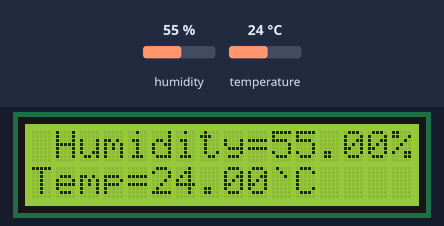
This sketch was run on a simulated Arduino Uno, built with avr-gcc and run on an emulated ATmega328P. Parts: 16×2 character LCD. The test bench sets the inputs (shaded band); at power-on: temperature 24 °C, humidity 55 %. What the sketch prints to the serial monitor is not drawn.

Above: at 2.6 s.
2.7 s: temperature set to 29.5 °C
At 6.7 s:
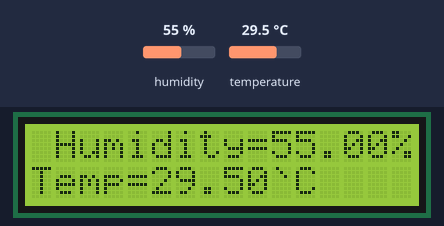
7.5 s: temperature set to 30.4 °C
At 10.4 s:
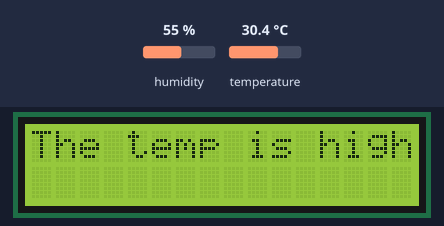
16.6 s: humidity set to 22 %
At 20.0 s:
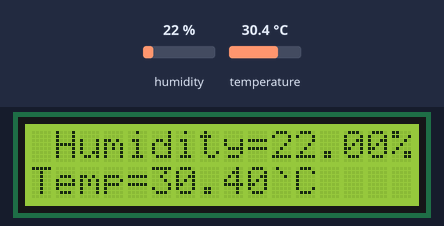
21.6 s: humidity set to 40 %
At 23.5 s:
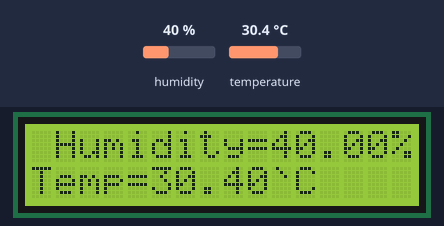
Timing chart, 0 to 25.0 s (numbered marks = the images above; inputs shaded):
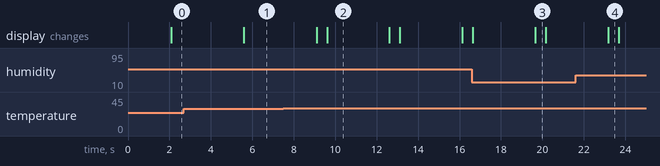

The sketch:

LCD_DHT22_2Relay_module.ino
```cpp
#include<LiquidCrystal.h>
#include<DHT.h>

#define DHTPIN 7
#define DHTTYPE DHT22

DHT dht(DHTPIN,DHTTYPE);
LiquidCrystal lcd(12,11,5,4,3,2);

float hum;
float temp;

void setup() {
  Serial.begin(9600);
  lcd.begin(16,2);
  dht.begin();

}
void loop() {
  delay(2000);
  hum=dht.readHumidity();
  temp=dht.readTemperature();
  lcd.clear();
  lcd.setCursor(1,0);
  lcd.print("Humidity=");
  lcd.print(hum);
  lcd.print("%");
  Serial.print("Humidity=");
  Serial.print(hum);
  Serial.print("%  ");
  lcd.setCursor(0,1);
  lcd.print("Temp=");
  lcd.print(temp);
  lcd.print("`C");
  Serial.print("Temp=");
  Serial.print(temp);
  Serial.println("`C");
  delay(500);
  if(temp>=30.0){
    digitalWrite(13,HIGH);
    lcd.clear();

    lcd.print("The temp is high");
    delay(1000);
    }else{
      digitalWrite(13,LOW);
      delay(1000);
      }

}
```

Measured:
- the behaviour switches between 29.9 and 30 °C on temperature (found by bisection; images 1 and 2)
- after the input at 2.7 s, the display: changes after 2.9 s (image 1)
- after the input at 7.5 s, the display: first changes after 1.6 s (image 2 shows a later state)
- after the input at 16.6 s, the display: first differs from a run without the input after 3.1 s (image 3)
- after the input at 21.6 s, the display: changes after 1.6 s (image 4)
- what the display in image 2 shows lasts 3.0 s, from 9.6 s to 12.6 s
- what the display in image 3 shows lasts 0.5 s, from 19.7 s to 20.2 s
